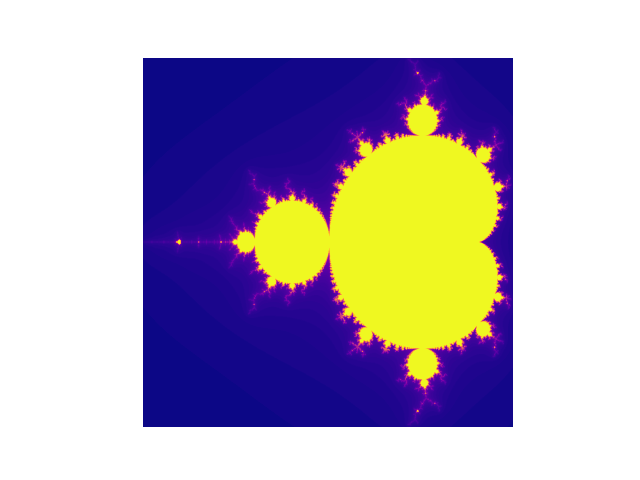

This figure's Python source:
"""
    Script for generating a mandelbrot set image.
    
    The Mandelbrot Set is the set of complex numbers c such that the orbit of zero 
    of the cuadratic function f(z, c) = z**2 + c remains bounded.
    
    Thus M = { c | o(0, c) is bounded}
    
    The Mandelbrot Set is contained in the disk centered in zero with radius 2.

"""
import matplotlib.pyplot as plt
import numpy as np

def logistic_function(z:complex, c:complex) -> complex:
    """
        Logistic Function : f(z, c) = z**2 + c
    """

    return z**2 + c

def get_divergence(c:complex, bound:int =4, max_steps:int =25) -> int:
    """
       Returns the iteration in which the orbit of zero for a given z starts to diverge. 
    """
    z = c
    i = 1
    
    while i<max_steps and np.sqrt(z.real**2 + z.imag**2)<bound:
        z = logistic_function(z, c)
        i+=1

    return i

def mandelbrot(n, max_steps=25):
    """
        Generates an image with the mandelbrot set for a given number of pixels.
    """

    mx = 2.48 / (n-1)
    my = 2.26 / (n-1)

    mapper = lambda x,y: (mx*x - 2, my*y - 1.13)
    img = np.full((n,n), 0)

    for x in range(n):
        for y in range(n):
            it = get_divergence(complex(*mapper(x,y)), max_steps=max_steps)
            img[y][x] = it

    return img

### Main Script
if __name__ ==  "__main__":
    n = 1000
    print(f"Generating Mandelbrot Set with {n} pixels...")
    img = mandelbrot(n, max_steps=100)
    plt.imshow(img, cmap="plasma")
    plt.axis("off")
    plt.savefig("mandelbrot.png")
    plt.show()

    print("Mandelbrot set successfully generated!")